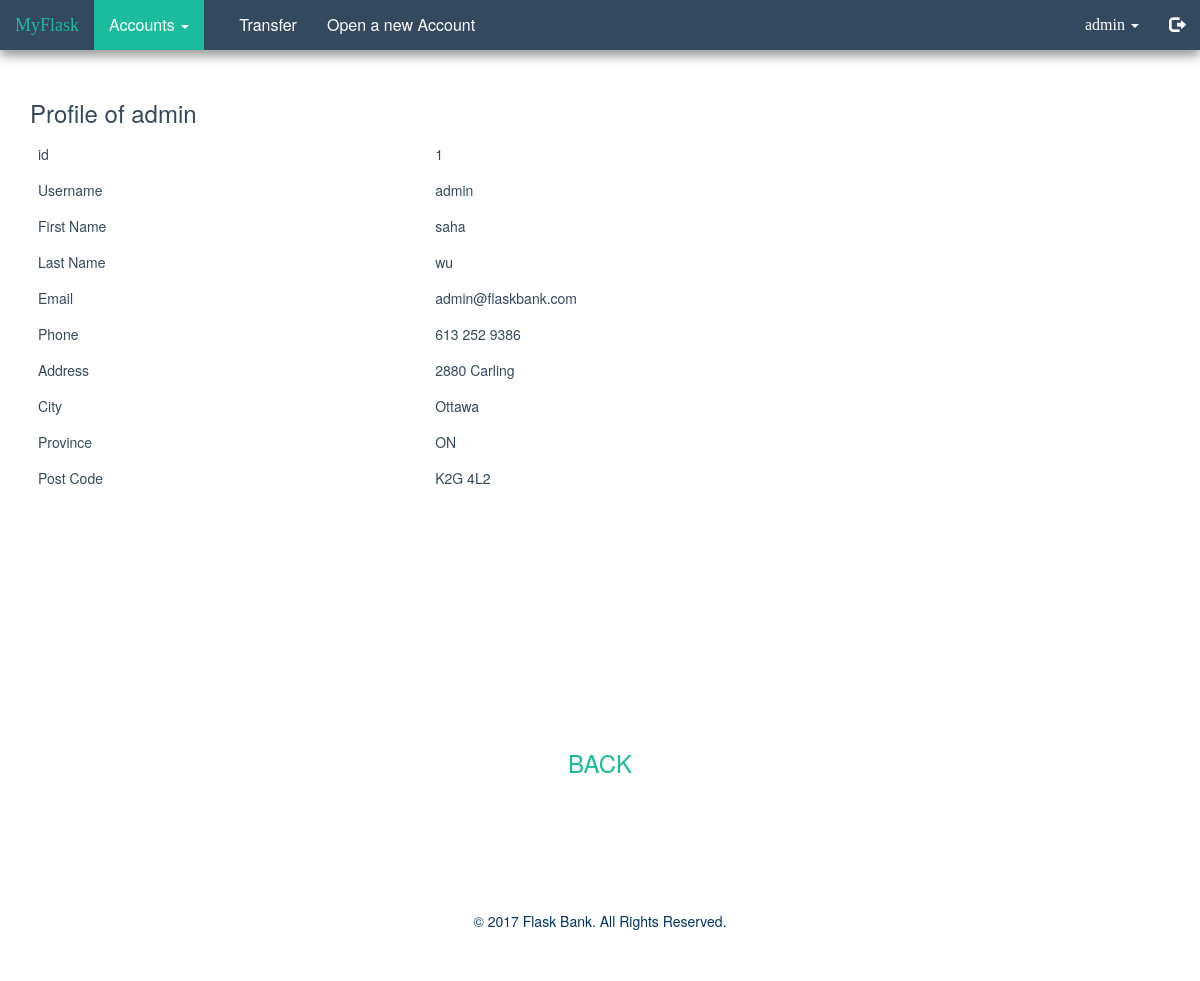
Screenshot of /profile (signed in) with the database file from the repository.
### tables this page shows
CREATE TABLE "users" (
	`userid`	INTEGER PRIMARY KEY AUTOINCREMENT,
	`username`	TEXT,
	`password`	TEXT,
	`firstName`	TEXT,
	`lastName`	TEXT,
	`email`	TEXT,
	`phone`	TEXT,
	`address`	TEXT,
	`city`	TEXT,
	`province`	TEXT,
	`postcode`	TEXT
);

### app.py (the view)
@app.route("/profile")
def profile():
    username = session['username']
    results = get_user_detail(username)
    return render_template("profile.html", results=results, username=username)

### app.py (called while the page is built)
def connect_db():
    return sqlite3.connect(app.database)

def get_user_detail(username):
    g.db = connect_db()
    cur = g.db.execute('SELECT * FROM users WHERE username = "%s"' % username)
    results = cur.fetchall()
    g.db.close()
    return results

### templates/profile.html
{% extends "baseIn.html" %}
{% block content %}
<div class="container">
  <h3>Profile of {{ username }}</h3>
  <table class="table">
    <tbody>
      {% for item in results %}
      <tr>
        <td>id</td>
        <td>{{ item[0] }}</td>
      </tr>
      <tr>
        <td>Username</td>
        <td>{{ item[1] }}</td>
      </tr>
      <tr>
        <td>First Name</td>
        <td>{{ item[3] }}</td>
      </tr>
      <tr>
        <td>Last Name</td>
        <td>{{ item[4] }}</td>
      </tr>
      <tr>
        <td>Email</td>
        <td>{{ item[5] }}</td>
      </tr>
      <tr>
        <td>Phone</td>
        <td>{{ item[6] }}</td>
      </tr>
      <tr>
        <td>Address</td>
        <td>{{ item[7] }}</td>
      </tr>
      <tr>
        <td>City</td>
        <td>{{ item[8] }}</td>
      </tr>
      <tr>
        <td>Province</td>
        <td>{{ item[9] }}</td>
      </tr>
      <tr>
        <td>Post Code</td>
        <td>{{ item[10] }}</td>
      </tr>
      {% endfor %}
    </tbody>
  </table>
  <p class="back" align='center'><a href="/welcome" >BACK</a></p>
</div>
{% endblock %}

### static/style.css (style rules this page uses)
body { color: #34495e; }
a { color: #1abc9c; }
.back { font-size: 24px; margin: 250px 0 0; }
.container { margin-top: 80px; }
.table>tbody>tr>td { border: 0; }

### rows the page displays
users: userid "1", username "admin", firstName "saha", lastName "wu", email "admin@flaskbank.com", phone "613 252 9386", address "2880 Carling", city "Ottawa", province "ON", postcode "K2G 4L2"

### other values shown
{{ username }} "admin"
